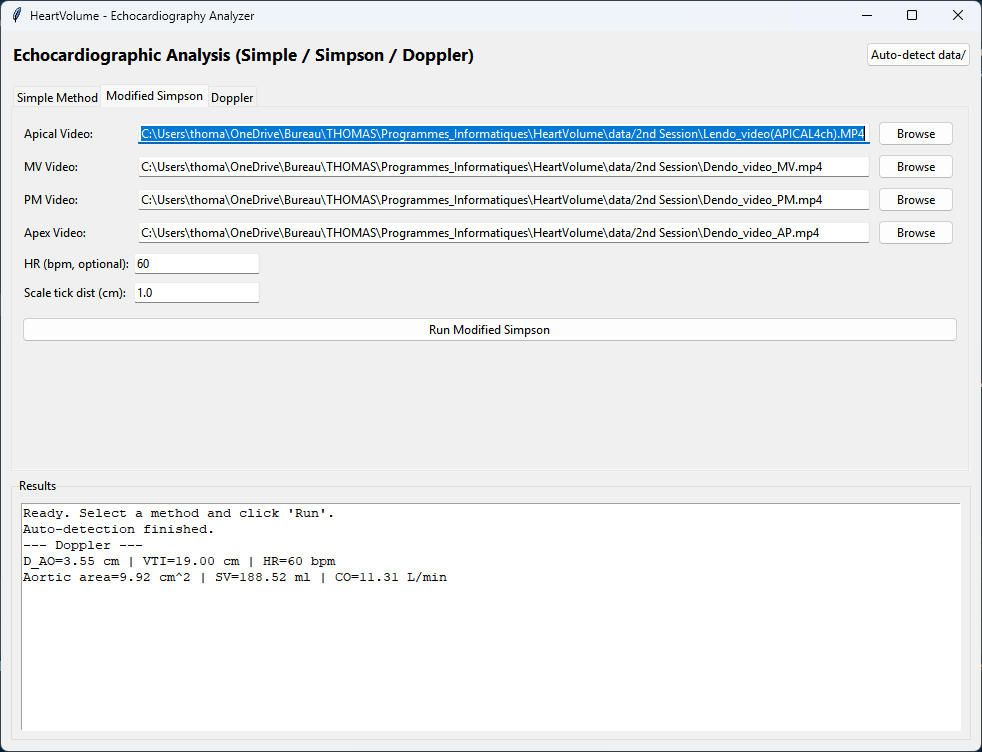
#> input picture assets/gui/simpson_step1_launch.png, 982 x 752 px
$ python -i scale_detection.py   (imports and definitions only)
#> lines starting #> are read from the running program, lines starting #| are printed output that depends on the picture; after the words box and inside, x2 and y2 are one past the last pixel; in counts of white or black regions, pixels touching at a corner belong together
from __future__ import annotations

from dataclasses import dataclass
import re
from typing import Optional

import cv2
import numpy as np


@dataclass
class ScaleDetectionResult:
    cm_per_pixel: Optional[float]
    tick_positions_y: list[int]
    roi: tuple[int, int, int, int]
    spacing_px: Optional[float] = None
    visible_cm: Optional[float] = None
    major_tick_positions_y: Optional[list[int]] = None
    ocr_cm_per_pixel: Optional[float] = None


def _filter_close_positions(positions: list[int], min_gap: int = 8) -> list[int]:
    if not positions:
        return []
    ordered = sorted(positions)
    filtered = [ordered[0]]
    for value in ordered[1:]:
        if value - filtered[-1] >= min_gap:
            filtered.append(value)
    return filtered


def _merge_tick_candidates(candidates: list[tuple[int, int]], min_gap: int = 6) -> list[tuple[int, int]]:
    if not candidates:
        return []

    ordered = sorted(candidates, key=lambda v: v[0])
    merged: list[list[tuple[int, int]]] = [[ordered[0]]]
    for y, length in ordered[1:]:
        if abs(y - merged[-1][-1][0]) <= min_gap:
            merged[-1].append((y, length))
        else:
            merged.append([(y, length)])

    out: list[tuple[int, int]] = []
    for group in merged:
        y_mean = int(round(sum(v[0] for v in group) / len(group)))
        length_max = max(v[1] for v in group)
        out.append((y_mean, length_max))
    return out


def _estimate_cm_per_px_from_ticks(ticks: list[tuple[int, int]], cm_per_major_tick: float) -> tuple[Optional[float], Optional[float]]:
    """Return (cm_per_px, spacing_px_for_1cm)."""
    if len(ticks) < 2:
        return None, None

    ys = [t[0] for t in ticks]
    lengths = np.array([t[1] for t in ticks], dtype=np.float32)
    diffs = [ys[i] - ys[i - 1] for i in range(1, len(ys)) if 4 <= (ys[i] - ys[i - 1]) <= 180]

    spacing_1cm_px: Optional[float] = None

    # Detect major ticks (longer strokes) to directly estimate 1 cm spacing.
    q75 = float(np.percentile(lengths, 75)) if len(lengths) > 0 else 0.0
    major_idx = [i for i, l in enumerate(lengths) if l >= max(10.0, q75)]
    major_ys = [ys[i] for i in major_idx]
    major_diffs = [major_ys[i] - major_ys[i - 1] for i in range(1, len(major_ys)) if 12 <= (major_ys[i] - major_ys[i - 1]) <= 220]

    if major_diffs:
        spacing_1cm_px = float(np.median(major_diffs))

    # Fallback: infer the minor 0.2 cm step then multiply by 5.
    if spacing_1cm_px is None and diffs:
        base_minor_px = float(np.percentile(np.array(diffs, dtype=np.float32), 35))
        if base_minor_px > 0:
            # If the detected base gap is already large, it is likely a major 1 cm gap.
            spacing_1cm_px = base_minor_px if base_minor_px >= 30.0 else (base_minor_px * 5.0)

    if spacing_1cm_px is None or spacing_1cm_px <= 0:
        return None, None

    # Typical ultrasound ruler spacing is in this practical range.
    if spacing_1cm_px < 20.0 or spacing_1cm_px > 220.0:
        return None, None

    cm_per_px = cm_per_major_tick / spacing_1cm_px
    return cm_per_px, spacing_1cm_px


# [50 lines left out: function _infer_major_positions_from_periodicity, not called in this run]


def _split_major_ticks(ticks: list[tuple[int, int]]) -> list[tuple[int, int]]:
    if not ticks:
        return []

    lengths = np.array([t[1] for t in ticks], dtype=np.float32)
    # Less aggressive threshold than q75 to avoid missing true major ticks.
    q60 = float(np.percentile(lengths, 60)) if len(lengths) else 0.0
    threshold = max(8.0, q60)
    length_based = [(y, ln) for y, ln in ticks if ln >= threshold]

    periodic_major_ys = _infer_major_positions_from_periodicity(ticks)
    periodic_set = set(periodic_major_ys)

    # Combine both strategies to reduce false minor classification.
    combined = [(y, ln) for y, ln in ticks if (y in periodic_set or ln >= threshold)]

    if len(combined) < 2 and len(length_based) >= 2:
        combined = length_based

    if len(combined) < 2 and len(ticks) >= 2:
        ticks_sorted = sorted(ticks, key=lambda t: t[1], reverse=True)
        keep = max(2, min(8, len(ticks_sorted) // 2))
        combined = ticks_sorted[:keep]

    return sorted(combined, key=lambda t: t[0])


# [31 lines left out: function _try_ocr_number, not called in this run]


def _estimate_cm_per_px_with_ocr(
    frame: np.ndarray,
    roi: tuple[int, int, int, int],
    major_ticks_y: list[int],
) -> Optional[float]:
    if len(major_ticks_y) < 2:
        return None

    x0, y0, x1, y1 = roi
    values: list[tuple[int, float]] = []
    for y in major_ticks_y:
        y_top = max(0, y - 18)
        y_bot = min(frame.shape[0], y + 18)
        x_left = max(0, x0 - 140)
        x_right = max(x_left + 10, x0 - 4)
        crop = frame[y_top:y_bot, x_left:x_right]
        val = _try_ocr_number(crop)
        if val is not None:
            values.append((y, val))

    if len(values) < 2:
        return None

    best: Optional[float] = None
    best_span = -1
    for i in range(len(values)):
        for j in range(i + 1, len(values)):
            y_a, v_a = values[i]
            y_b, v_b = values[j]
            dy = abs(y_b - y_a)
            dv = abs(v_b - v_a)
            if dy < 12 or dv <= 0:
                continue
            cm_per_px = dv / dy
            if 0.002 <= cm_per_px <= 0.08 and dy > best_span:
                best_span = dy
                best = cm_per_px

    return best


def _right_white_run_lengths(binary_roi: np.ndarray) -> np.ndarray:
    """For each row, count contiguous white pixels starting from the right border."""
    h, w = binary_roi.shape[:2]
    runs = np.zeros((h,), dtype=np.float32)
    for y in range(h):
        row = binary_roi[y]
        run = 0
        for x in range(w - 1, -1, -1):
            if row[x] > 0:
                run += 1
            elif run > 0:
                break
        runs[y] = float(run)
    return runs


def _right_edge_mean_profile(binary_roi: np.ndarray, edge_width: int = 7) -> np.ndarray:
    """Mean intensity on the right-most N pixels for each row."""
    if binary_roi is None or binary_roi.size == 0:
        return np.zeros((0,), dtype=np.float32)
    w = binary_roi.shape[1]
    n = max(1, min(edge_width, w))
    return binary_roi[:, w - n:w].mean(axis=1).astype(np.float32)


def _detect_ticks_by_rising_front(gray_roi: np.ndarray, y_offset: int) -> list[tuple[int, int]]:
    """Detect tick rows using rising fronts from dark->bright in a 1D row profile."""
    if gray_roi is None or gray_roi.size == 0:
        return []

    _, binary = cv2.threshold(gray_roi, 0, 255, cv2.THRESH_BINARY + cv2.THRESH_OTSU)
    # User-requested front signal: per-row mean over the 7 right-most pixels.
    edge_profile = _right_edge_mean_profile(binary, edge_width=7)
    runs = _right_white_run_lengths(binary)
    if len(edge_profile) < 6:
        return []

    if float(edge_profile.max()) > float(edge_profile.min()):
        edge_profile = (edge_profile - edge_profile.min()) / (edge_profile.max() - edge_profile.min())
    else:
        edge_profile = np.zeros_like(edge_profile)

    smooth = cv2.GaussianBlur(edge_profile.reshape(-1, 1), (1, 5), 0).reshape(-1)
    p75 = float(np.percentile(smooth, 75)) if len(smooth) else 0.0
    thr = max(0.22, min(0.70, p75 * 0.85))

    candidates: list[tuple[int, int]] = []
    y = 1
    h = len(smooth)
    while y < h - 1:
        if smooth[y - 1] < thr <= smooth[y]:
            y2 = min(h, y + 8)
            local = smooth[y:y2]
            if len(local) == 0:
                y += 1
                continue
            y_peak = y + int(np.argmax(local))
            length = int(round(max(1.0, runs[y_peak]))) if y_peak < len(runs) else 1
            candidates.append((y_offset + y_peak, length))
            y = y_peak + 2
            continue
        y += 1

    # Secondary pass for isolated peaks when a front is weak but still present.
    for i in range(2, h - 2):
        if smooth[i] >= thr and smooth[i] >= smooth[i - 1] and smooth[i] >= smooth[i + 1]:
            length = int(round(max(1.0, runs[i]))) if i < len(runs) else 1
            candidates.append((y_offset + i, length))

    merged = _merge_tick_candidates(candidates, min_gap=5)
    return _trim_leading_artifact_ticks(merged, max_drop=3)


def _trim_leading_artifact_ticks(ticks: list[tuple[int, int]], max_drop: int = 3) -> list[tuple[int, int]]:
    """Drop 2-3 stray first ticks when they are followed by an abnormally large initial gap."""
    if len(ticks) < 7:
        return ticks

    ordered = sorted(ticks, key=lambda t: t[0])
    ys = [t[0] for t in ordered]
    diffs = [ys[i] - ys[i - 1] for i in range(1, len(ys)) if ys[i] > ys[i - 1]]
    if len(diffs) < 5:
        return ordered

    ref = float(np.median(np.array(diffs[min(2, len(diffs) - 1):], dtype=np.float32)))
    if ref <= 0:
        return ordered

    # If one of the first gaps is much larger than normal spacing, drop leading stray ticks.
    for i in range(min(max_drop, len(diffs) - 1)):
        if diffs[i] >= max(16.0, ref * 2.4):
            cut = i + 1
            return ordered[cut:]

    return ordered


def _major_positions_every_five(ticks: list[tuple[int, int]]) -> list[int]:
    """First detected tick is 0.2 cm (minor), so each 5th tick is a 1 cm major tick."""
    ordered = sorted(ticks, key=lambda t: t[0])
    majors: list[int] = []
    for idx, (y, _ln) in enumerate(ordered, start=1):
        if idx % 5 == 0:
            majors.append(y)
    return _filter_close_positions(majors, min_gap=10)


def _estimate_cm_per_px_from_pattern(
    ticks: list[tuple[int, int]],
    cm_per_major_tick: float,
) -> tuple[Optional[float], Optional[float], list[int]]:
    """Estimate cm/px with deterministic major ticks (every 5th front, first tick=0.2cm)."""
    ticks = _trim_leading_artifact_ticks(ticks, max_drop=3)
    if len(ticks) < 5:
        return None, None, []

    ys = sorted([t[0] for t in ticks])
    diffs_all = [ys[i] - ys[i - 1] for i in range(1, len(ys)) if 2 <= (ys[i] - ys[i - 1]) <= 140]
    if len(diffs_all) < 4:
        return None, None, []

    # Minor-step spacing from near-neighbor gaps; robust to occasional skipped ticks.
    base_minor = float(np.percentile(np.array(diffs_all, dtype=np.float32), 30))
    if base_minor <= 0:
        return None, None, []

    major_positions = _major_positions_every_five(ticks)

    spacing_1cm_px: Optional[float] = None
    if len(major_positions) >= 2:
        major_diffs = [
            major_positions[i] - major_positions[i - 1]
            for i in range(1, len(major_positions))
            if 20 <= (major_positions[i] - major_positions[i - 1]) <= 260
        ]
        if major_diffs:
            spacing_1cm_px = float(np.median(np.array(major_diffs, dtype=np.float32)))

    if spacing_1cm_px is None:
        spacing_1cm_px = base_minor * 5.0

    if spacing_1cm_px < 20.0 or spacing_1cm_px > 260.0:
        return None, None, []

    # Coherence check: diffs should be close to integer multiples of the minor step.
    tol = max(1.5, base_minor * 0.35)
    matched = 0
    for d in diffs_all:
        n = int(round(d / base_minor))
        if 1 <= n <= 8 and abs(d - n * base_minor) <= tol:
            matched += 1
    if (matched / float(len(diffs_all))) < 0.55:
        return None, None, []

    cm_per_px = cm_per_major_tick / spacing_1cm_px
    return cm_per_px, spacing_1cm_px, major_positions


def _detect_scale_core(
    frame: np.ndarray,
    cm_per_tick: float = 1.0,
    roi_override: Optional[tuple[int, int, int, int]] = None,
) -> ScaleDetectionResult:
    if frame is None or frame.size == 0:
        return ScaleDetectionResult(cm_per_pixel=None, tick_positions_y=[], roi=(0, 0, 0, 0))

    h, w = frame.shape[:2]
    if roi_override is None:
        # New default mode: fixed ruler ROI glued to the right side with 50 px width.
        x1 = w
        x0 = max(0, w - 50)
        y0 = int(h * 0.03)
        y1 = int(h * 0.95)
    else:
        x0, y0, x1, y1 = roi_override
        x0 = max(0, min(w - 1, x0))
        x1 = max(x0 + 1, min(w, x1))
        y0 = max(0, min(h - 1, y0))
        y1 = max(y0 + 1, min(h, y1))

    roi = frame[y0:y1, x0:x1]
    if roi.size == 0:
        return ScaleDetectionResult(cm_per_pixel=None, tick_positions_y=[], roi=(x0, y0, x1, y1))

    gray = cv2.cvtColor(roi, cv2.COLOR_BGR2GRAY)
    gray = cv2.GaussianBlur(gray, (3, 3), 0)

    # Primary path requested: rising-front detection on a fixed right ROI.
    merged_ticks = _detect_ticks_by_rising_front(gray, y0)

    # Fallback to legacy contour/edge method if the rising-front pass is weak.
    if len(merged_ticks) < 5:
        tick_candidates: list[tuple[int, int]] = []

        for threshold_value in (220, 205, 190, 175, 160):
            _, binary = cv2.threshold(gray, threshold_value, 255, cv2.THRESH_BINARY)
            kernel = cv2.getStructuringElement(cv2.MORPH_RECT, (9, 1))
            horizontal = cv2.morphologyEx(binary, cv2.MORPH_OPEN, kernel)
            contours, _ = cv2.findContours(horizontal, cv2.RETR_EXTERNAL, cv2.CHAIN_APPROX_SIMPLE)

            local: list[tuple[int, int]] = []
            for contour in contours:
                x, y, bw, bh = cv2.boundingRect(contour)
                if bw >= 5 and bw > (bh * 2) and x + bw >= (gray.shape[1] - 16):
                    local.append((y + y0, bw))

            if len(local) > len(tick_candidates):
                tick_candidates = local

            if len(local) >= 6:
                break

        merged_ticks = _merge_tick_candidates(tick_candidates, min_gap=6)
        merged_ticks = _trim_leading_artifact_ticks(merged_ticks, max_drop=3)

    tick_positions = [t[0] for t in merged_ticks]

    cm_per_pixel, spacing_px, major_positions = _estimate_cm_per_px_from_pattern(merged_ticks, cm_per_major_tick=cm_per_tick)

    if cm_per_pixel is None:
        # Secondary fallback to previous estimator for robustness.
        major_ticks = _split_major_ticks(merged_ticks)
        major_positions = [t[0] for t in major_ticks]
        cm_per_pixel, spacing_px = _estimate_cm_per_px_from_ticks(merged_ticks, cm_per_major_tick=cm_per_tick)
        if len(major_positions) < 2:
            major_positions = _major_positions_every_five(merged_ticks)
        if len(major_positions) >= 2:
            major_diffs = [
                major_positions[i] - major_positions[i - 1]
                for i in range(1, len(major_positions))
                if 12 <= (major_positions[i] - major_positions[i - 1]) <= 220
            ]
            if major_diffs:
                spacing_px = float(np.median(major_diffs))
                cm_per_pixel = cm_per_tick / spacing_px

    if major_positions:
        tick_positions = sorted(set(tick_positions).union(set(major_positions)))

    ocr_cm_per_pixel = _estimate_cm_per_px_with_ocr(frame, (x0, y0, x1, y1), major_positions)
    if ocr_cm_per_pixel is not None:
        cm_per_pixel = ocr_cm_per_pixel
        spacing_px = cm_per_tick / ocr_cm_per_pixel

    visible_cm: Optional[float] = None
    anchor_positions = major_positions if len(major_positions) >= 2 else tick_positions
    if cm_per_pixel is not None and len(anchor_positions) >= 2:
        visible_cm = (anchor_positions[-1] - anchor_positions[0]) * cm_per_pixel

    return ScaleDetectionResult(
        cm_per_pixel=cm_per_pixel,
        tick_positions_y=tick_positions,
        roi=(x0, y0, x1, y1),
        spacing_px=spacing_px,
        visible_cm=visible_cm,
        major_tick_positions_y=major_positions,
        ocr_cm_per_pixel=ocr_cm_per_pixel,
    )


# [46 lines left out: functions detect_scale_with_details, draw_scale_detection, detect_scale_on_frame, not called in this run]

>>> import cv2
>>> picture = cv2.imread('../../assets/gui/simpson_step1_launch.png')
#> picture is the input picture: shape (752, 982, 3); mean B, G, R 239.7, 238.2, 236.3
>>> result = _detect_scale_core(picture)
#> in _detect_scale_core, `roi = frame[y0:y1, x0:x1]`:
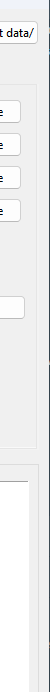
#> roi: shape (692, 50, 3); mean B, G, R 239.1, 238.7, 238.4
#> in _detect_scale_core, `gray = cv2.GaussianBlur(gray, (3, 3), 0)`:
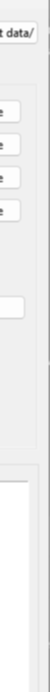
#> gray: shape (692, 50); min 55, max 255, mean 239.6
#> in _detect_ticks_by_rising_front, `_, binary = cv2.threshold(gray_roi, 0, 255, cv2.THRESH_BINARY + cv2.TH..`:
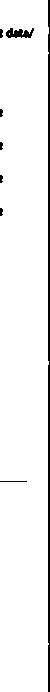
#> binary: shape (692, 50); 95.1% white; 8 black regions, largest, box (x1, y1, x2, y2) and area: (48, 0, 50, 692) 1369, (6, 28, 34, 38) 180, (0, 481, 27, 482) 27
#> in _detect_ticks_by_rising_front, `edge_profile = _right_edge_mean_profile(binary, edge_width=7)`: edge_profile = 692 values, max 218.6 at index 27, min 182.1 at index 0, mean 182.9
#> after the loop in _right_white_run_lengths, `for y in range(h):`: runs = 692 values, max 49 at index 27, min 15 at index 28, mean 47.4
#> in _detect_ticks_by_rising_front, `edge_profile = (edge_profile - edge_profile.min()) / (edge_profile.max..`: edge_profile = 692 values, max 1 at index 27, min 0 at index 0, mean 0.0217
#> in _detect_ticks_by_rising_front, `smooth = cv2.GaussianBlur(edge_profile.reshape(-1, 1), (1, 5), 0).resh..`: smooth = 692 values, max 1 at index 29, min 0 at index 0, mean 0.0217
#> in _detect_ticks_by_rising_front, `p75 = float(np.percentile(smooth, 75)) if len(smooth) else 0.0`: p75 = 0
#> in _detect_ticks_by_rising_front, `thr = max(0.22, min(0.70, p75 * 0.85))`: thr = 0.22
#> in _detect_ticks_by_rising_front, `h = len(smooth)`: h = 692
#> the loop in _detect_ticks_by_rising_front, `while y < h - 1:` made 679 passes
#> (y2, local, y_peak, length) on passes 26, 47, 354, 633: (34, [0.312, 0.688, 0.938, 1, 1, 1, 0.938, 0.688], 29, 15), (59, [0.312, 0.625, 0.625, 0.312, 0.0625, 0, 0, 0], 52, 49), (368, [0.312, 0.688, 0.938, 0.938, 0.688, 0.312, 0.0625, 0], 362, 49), (650, [0.312, 0.625, 0.625, 0.312, 0.0625, 0, 0, 0], 643, 49)
#> after the loop in _detect_ticks_by_rising_front, `while y < h - 1:`: candidates = [(51, 15), (74, 49), (384, 49), (665, 49)]; length = 49; y = 691; y2 = 650; y_peak = 643
#> the loop in _detect_ticks_by_rising_front, `for i in range(2, h - 2):` made 688 passes
#> length on passes 28, 29, 30, 51, 52, 361, 362, 642, 643: 15, 15, 16, 49, 49, 49, 49, 49, 49
#> after the loop in _detect_ticks_by_rising_front, `for i in range(2, h - 2):`: candidates = [(51, 15), (74, 49), (384, 49), (665, 49), (51, 15), (52, 15), (53, 16), (74, 49), (75, 49), (384, 49), (385, 49), (665, 49), (666, 49)]
#> in _merge_tick_candidates, `ordered = sorted(candidates, key=lambda v: v[0])`: ordered = [(51, 15), (51, 15), (52, 15), (53, 16), (74, 49), (74, 49), (75, 49), (384, 49), (384, 49), (385, 49), (665, 49), (665, 49), (666, 49)]
#> in _merge_tick_candidates, `merged: list[list[tuple[int, int]]] = [[ordered[0]]]`: merged = [[(51, 15)]]
#> the loop in _merge_tick_candidates, `for y, length in ordered[1:]:` made 12 passes
#> after the loop in _merge_tick_candidates, `for y, length in ordered[1:]:`: merged = [[(51, 15), (51, 15), (52, 15), (53, 16)], [(74, 49), (74, 49), (75, 49)], [(384, 49), (384, 49), (385, 49)], [(665, 49), (665, 49), (666, 49)]]
#> the loop in _merge_tick_candidates, `for group in merged:` made 4 passes
#> (group, y_mean, length_max) on passes 1 to 4: ([(51, 15), (51, 15), (52, 15), (53, 16)], 52, 16), ([(74, 49), (74, 49), (75, 49)], 74, 49), ([(384, 49), (384, 49), (385, 49)], 384, 49), ([(665, 49), (665, 49), (666, 49)], 665, 49)
#> after the loop in _merge_tick_candidates, `for group in merged:`: out = [(52, 16), (74, 49), (384, 49), (665, 49)]
#> the loop in _detect_scale_core, `for threshold_value in (220, 205, 190, 175, 160):` made 5 passes
#> pass 1, in _detect_scale_core, `horizontal = cv2.morphologyEx(binary, cv2.MORPH_OPEN, kernel)`:
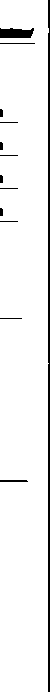
#> horizontal: shape (692, 50); 94.4% white; 13 black regions (4 under 20 px), largest, box (x1, y1, x2, y2) and area: (48, 0, 50, 692) 1378, (0, 28, 34, 38) 290, (0, 480, 28, 482) 55
#> pass 2, in _detect_scale_core, `horizontal = cv2.morphologyEx(binary, cv2.MORPH_OPEN, kernel)`:
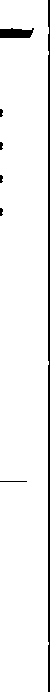
#> horizontal: shape (692, 50); 94.9% white; 7 black regions, largest, box (x1, y1, x2, y2) and area: (48, 0, 50, 692) 1366, (0, 28, 34, 38) 283, (0, 481, 27, 482) 27
#> after the loop in _detect_scale_core, `for threshold_value in (220, 205, 190, 175, 160):`:
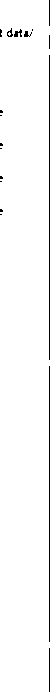
#> binary: shape (692, 50); 97.7% white; black in thin lines or dots
#> after the loop in _detect_scale_core, `for threshold_value in (220, 205, 190, 175, 160):`:
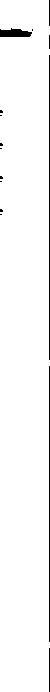
#> horizontal: shape (692, 50); 97.3% white; 15 black regions (10 under 20 px), largest, box (x1, y1, x2, y2) and area: (49, 55, 50, 360) 305, (49, 366, 50, 642) 276, (0, 28, 32, 37) 218, (49, 648, 50, 692) 44, (49, 0, 50, 26) 26
#> after the loop in _detect_scale_core, `for threshold_value in (220, 205, 190, 175, 160):`: tick_candidates = []
